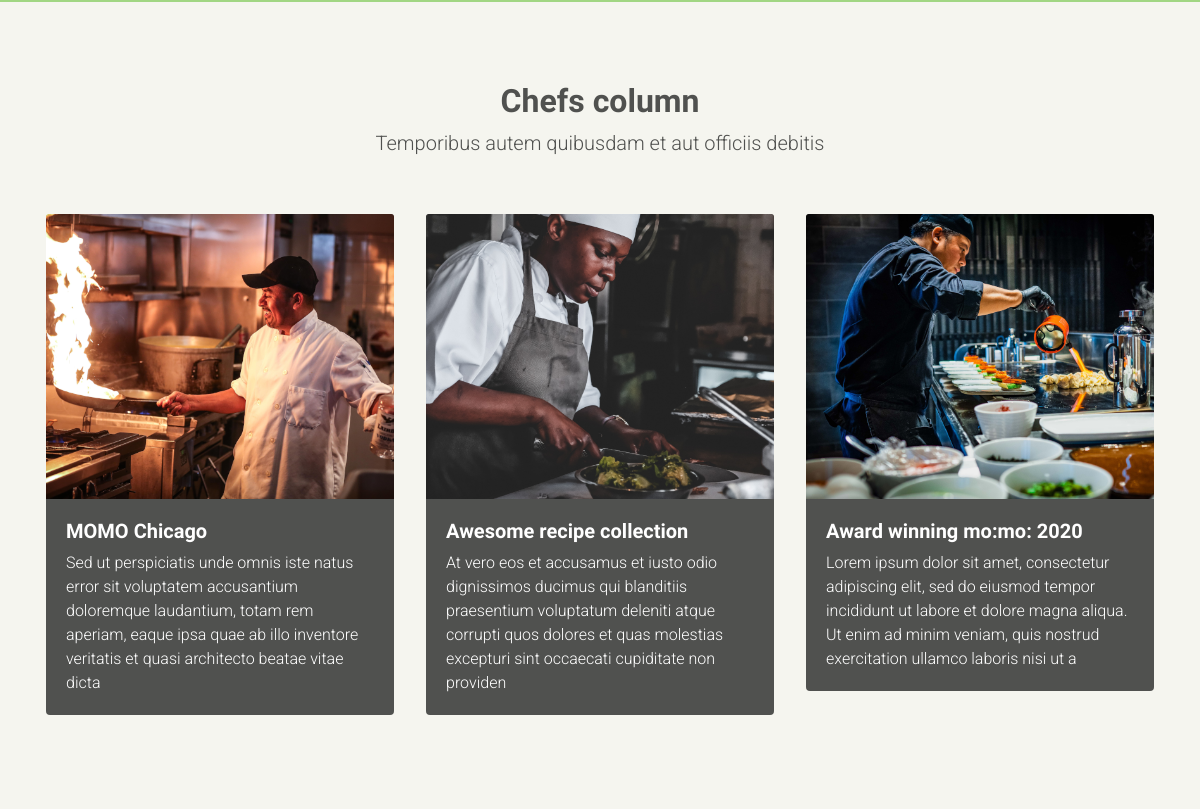
/ (middle part), run on an earlier commit of the app's database.
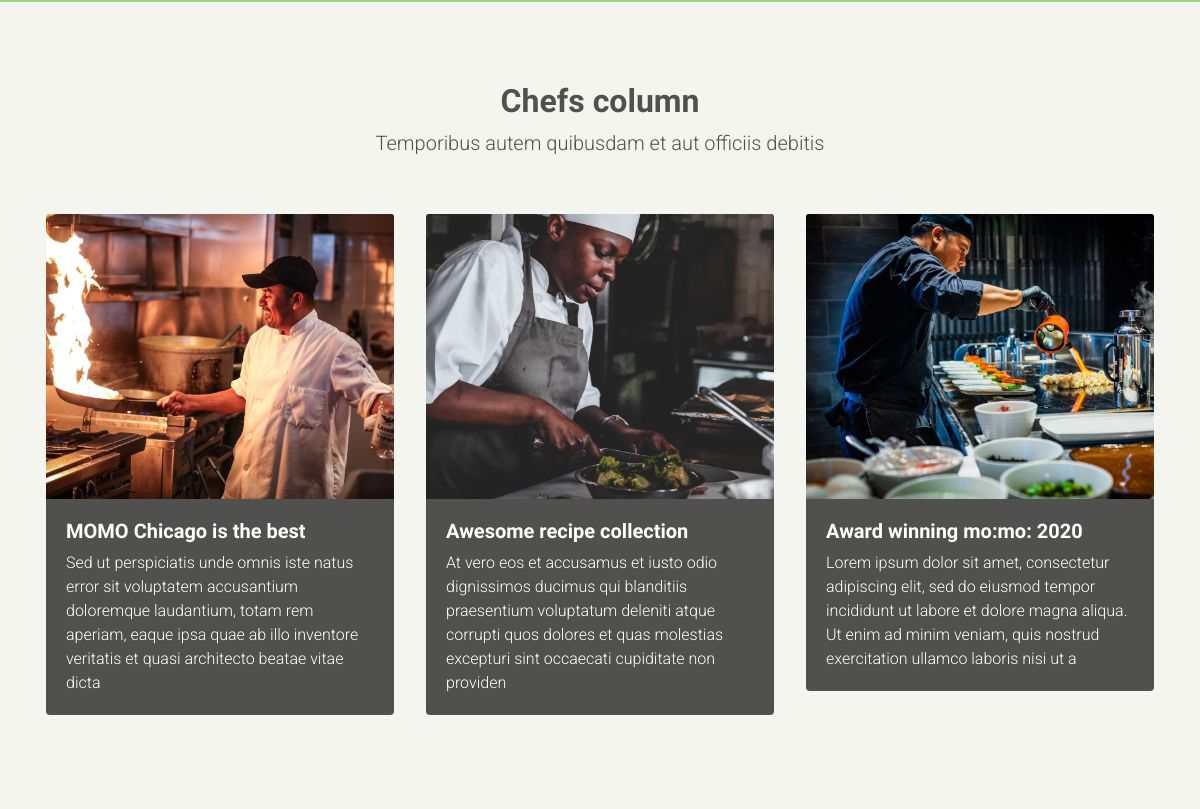
And on a later commit of the database.
### blogs/models.py (models this page shows, shortened)
class Blog(Authorable, TimeStampedModel, Titleable, models.Model):
    id = models.UUIDField(primary_key=True, default=uuid.uuid4, editable=False)
    excerpt = models.TextField(max_length=200, blank=True)
    content = models.TextField(blank=True)
    image = models.ImageField(upload_to='', default='default.png', blank=True)

### website/views.py (the view)
# urls.py: 2. Add a URL to urlpatterns:  path('', views.home, name='home')
def home(request):
    return render(request, "website/index.html", datas())

### website/views.py (called while the page is built)
def datas():
    data = {
        "blog": Blog.objects.all()[:3],
        "recipes": Recipe.objects.all()[:8],
        'featurette': Homepage.objects.get(pk='featurette'),
        "homepage": Homepage.objects.all(),
        "jumbotron": Homepage.objects.get(pk='jumbotron'),
        "home_master_header": Homepage.objects.get(pk='home_master_header'),
        "home_blog": Homepage.objects.get(pk='blog'),
        "home_recipe": Homepage.objects.get(pk='recipe'),
        "home_newsletter": Homepage.objects.get(pk='newsletter'),
    }
    return data

### website/templates/website/index.html (shortened to what this page needs)
{% extends 'base.html' %}
{% load static %}
{% block content %}
{% include './_blog.html' %}
{% endblock %}

### website/templates/website/_blog.html
{% load static %}
<section class="home-blog-2" id="blog">
    <div class="container">
        <div class="row">
            <div class="col-md-12 text-center pb-4">
                <h2>{{ home_blog.title }}</h2>
                <p class="lead">
                    {{ home_blog.subtitle }}
                </p>
            </div>
            {% for post in blog %}
            <div class="col-lg-4 col-md-6 col-sm-6 p-3">
                <div class="card">
                    <img alt="{{ blog.title }}"
                         class="card-img-top"
                         src="{{ post.image.url }}"/>
                    <div class="card-body">
                        <a href="{% url 'blog_detail' post.id %}">
                            <h5>{{ post.title }}</h5>
                        </a>
                        <p>{{ post.excerpt }}</p>
                    </div>
                </div>
            </div>
            {% empty %}
            <div class="col-12 text-center">
                <p>There are no records for blog.</p>
            </div>
            {% endfor %}
        </div>
    </div>
</section>

What changed in the data, as far as the page shows it:
changed Blog: title "MOMO Chicago" → "MOMO Chicago is the best"
